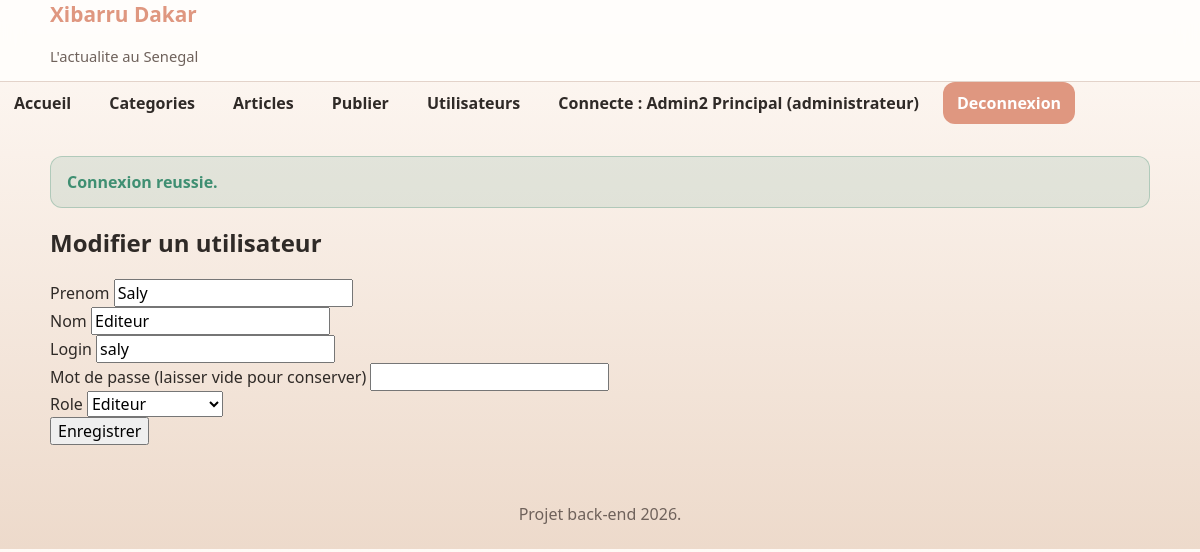
The app's page /utilisateurs/edit.php?id=2 (signed in) with its own data.
### tables this page shows
CREATE TABLE utilisateurs (
    id INT AUTO_INCREMENT PRIMARY KEY,
    prenom VARCHAR(100) NOT NULL,
    nom VARCHAR(100) NOT NULL,
    login VARCHAR(100) NOT NULL UNIQUE,
    mot_de_passe VARCHAR(255) NOT NULL,
    role ENUM('editeur','administrateur') NOT NULL
);

### includes/functions.php (called while the page is built, shortened)
<?php
function e(?string $value): string
{
    return htmlspecialchars((string) $value, ENT_QUOTES, 'UTF-8');
}
function url(string $path): string
{
    return APP_BASE_PATH . $path;
}
function currentUser(): ?array
{
    return $_SESSION['user'] ?? null;
}
function isLoggedIn(): bool
{
    return currentUser() !== null;
}
function hasRole(string ...$roles): bool
{
    $user = currentUser();
    return $user !== null && in_array($user['role'], $roles, true);
}
function refreshSessionUser(): bool
{
    $user = currentUser();
    $stmt = getPDO()->prepare('SELECT id, prenom, nom, login, role FROM utilisateurs WHERE id = :id LIMIT 1');
    $stmt->execute(['id' => $user['id']]);
    return true;
}
function requireLogin(): void
{
    if (!isLoggedIn() || !refreshSessionUser()) {
        $_SESSION['flash_error'] = 'Veuillez vous connecter pour acceder a cette page.';
        redirect(url('/connexion.php'));
    }
}
function requireRole(string ...$roles): void
{
    requireLogin();
}

### config/database.php (called while the page is built, shortened)
<?php
function getPDO(): PDO
{
    static $pdo = null;
    if ($pdo instanceof PDO) {
        return $pdo;
    }
    $dsn = sprintf(
        'mysql:host=%s;port=%s;dbname=%s;charset=%s',
        DB_HOST,
        DB_PORT,
        DB_NAME,
        DB_CHARSET
    );
    $options = [
        PDO::ATTR_ERRMODE => PDO::ERRMODE_EXCEPTION,
        PDO::ATTR_DEFAULT_FETCH_MODE => PDO::FETCH_ASSOC,
        PDO::ATTR_EMULATE_PREPARES => false,
    ];
    $pdo = new PDO($dsn, DB_USER, DB_PASS, $options);
    return $pdo;
}

### utilisateurs/form.php (the view, shortened to what this page needs)
<?php
$user = $user ?? [
    'prenom' => old('prenom'),
    'nom' => old('nom'),
    'login' => old('login'),
    'role' => old('role'),
];
?>
<form method="post">
    <div>
        <div>
            <label for="prenom">Prenom</label>
            <input type="text" id="prenom" name="prenom" value="<?= e((string) $user['prenom']) ?>">
        </div>
        <div>
            <label for="nom">Nom</label>
            <input type="text" id="nom" name="nom" value="<?= e((string) $user['nom']) ?>">
        </div>
    </div>
    <div>
        <label for="login">Login</label>
        <input type="text" id="login" name="login" value="<?= e((string) $user['login']) ?>">
    </div>
    <div>
        <label for="mot_de_passe">Mot de passe <?= isset($isEdit) && $isEdit ? '(laisser vide pour conserver)' : '' ?></label>
        <input type="password" id="mot_de_passe" name="mot_de_passe">
    </div>
    <div>
        <label for="role">Role</label>
        <select id="role" name="role">
            <option value="editeur" <?= (string) $user['role'] === 'editeur' ? 'selected' : '' ?>>Editeur</option>
        </select>
    </div>
    <button type="submit">Enregistrer</button>
</form>

### menu.php (shortened to what this page needs)
<nav class="site-nav">
    <ul class="site-nav__list" id="navMenu">
        <li>
            <a href="<?= e(url('/accueil.php')) ?>" class="site-nav__link">Accueil</a>
        </li>
        <li>
            <a href="<?= e(url('/categories/index.php')) ?>" class="site-nav__link">Categories</a>
        </li>
        <?php if (hasRole('editeur', 'administrateur')): ?>
            <li>
                <a href="<?= e(url('/articles/index.php')) ?>" class="site-nav__link">Articles</a>
            </li>
            <li>
                <a href="<?= e(url('/articles/create.php')) ?>" class="site-nav__link">Publier</a>
            </li>
        <?php endif; ?>
        <?php if (hasRole('administrateur')): ?>
            <li>
                <a href="<?= e(url('/utilisateurs/index.php')) ?>" class="site-nav__link">Utilisateurs</a>
            </li>
        <?php endif; ?>
        <?php if (isLoggedIn()): ?>
            <li>
                <span class="site-nav__link">Connecte : <?= e(currentUser()['prenom'] . ' ' . currentUser()['nom']) ?> (<?= e(currentUser()['role']) ?>)</span>
            </li>
            <li>
                <a href="<?= e(url('/deconnexion.php')) ?>" class="site-nav__link site-nav__link--button">Deconnexion</a>
            </li>
        <?php else: ?>
            <li>
                <a href="<?= e(url('/connexion.php')) ?>" class="site-nav__link site-nav__link--button">Connexion</a>
            </li>
        <?php endif; ?>
    </ul>
</nav>

### style.css (style rules this page uses)
:root { --rose: #df9780; --green: #6cb8b0; --cream: #eddacb; --white: #fffdfb; --text: #2f2a27; --muted: #6f625b; --border: #d8c2b5; --danger: #b94f4f; --success: #3f8f72; --shadow: 0 14px 30px rgba(0, 0, 0, 0.08); --radius-lg: 24px; --radius-md: 16px; --radius-sm: 12px; --container: 1100px; }
* { box-sizing: border-box; }
html { scroll-behavior: smooth; }
body { margin: 0; font-family: "Segoe UI", Tahoma, sans-serif; background: linear-gradient(180deg, #fffaf6 0%, var(--cream) 100%); color: var(--text); }
a { color: inherit; text-decoration: none; }
ul { margin: 0; padding: 0; list-style: none; }
button, input, select, textarea { font: inherit; }
.site-nav { display: flex; align-items: center; gap: 16px; }
.site-nav__list { display: flex; align-items: center; gap: 10px; }
.site-nav__link { display: inline-flex; align-items: center; justify-content: center; min-height: 42px; padding: 10px 14px; border-radius: var(--radius-sm); color: var(--text); font-weight: 700; transition: 0.2s ease; }
.site-nav__link--button { background: var(--rose); color: #fff; }

### records on screen
utilisateurs: prenom+nom "Admin2 Principal", role "administrateur"
utilisateurs: prenom "Saly", nom "Editeur", login "saly", role "Editeur"

### other values on screen
$flashSuccess "Connexion reussie."
